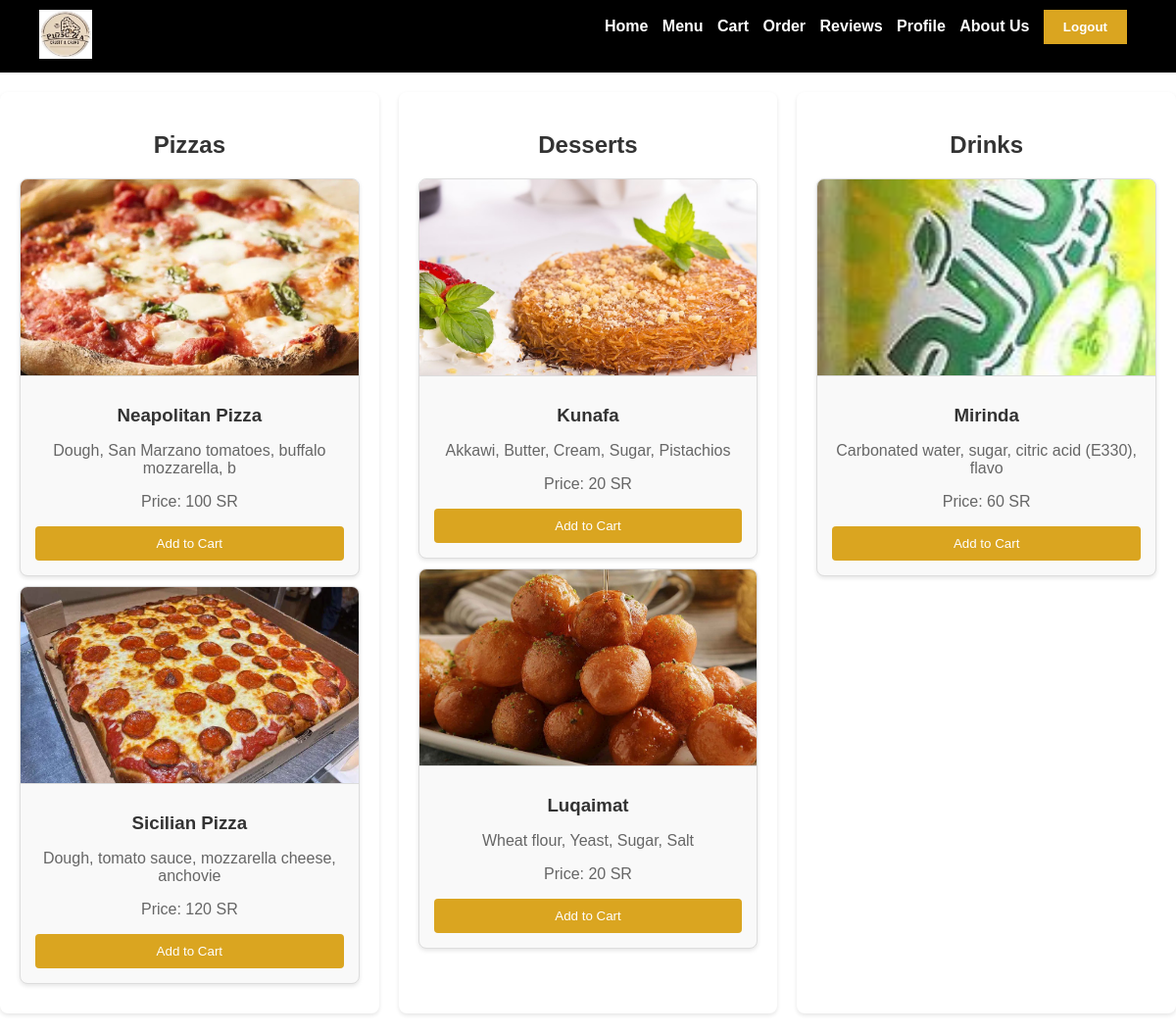
Page /menu.php on the committed database.
### tables this page shows
CREATE TABLE `meals` (
  `M_name` varchar(30) NOT NULL,
  `M_type` varchar(30) NOT NULL,
  `Ingredient` varchar(50) NOT NULL,
  `Price` varchar(30) NOT NULL,
  `M_image` varchar(255) NOT NULL
);

### menu.php (the view, shortened to what this page needs)
<?php
$database = mysqli_connect("localhost", "root", "", "pizzeria") or die("Could not connect to database");
function getItemsByType($database, $type) {
    $stmt = mysqli_prepare($database, "SELECT * FROM meals WHERE M_type = ?");
    mysqli_stmt_bind_param($stmt, 's', $type);
    mysqli_stmt_execute($stmt);
    $result = mysqli_stmt_get_result($stmt);
    $items = mysqli_fetch_all($result, MYSQLI_ASSOC);
    return $items;
}
$pizzas = getItemsByType($database, 'Pizza');
$desserts = getItemsByType($database, 'Dessert');
$drinks = getItemsByType($database, 'Drink');
?>
<!DOCTYPE html>
<html lang="en">
<head>
    <link rel="stylesheet" type="text/css" href="style.css">
</head>
<body>
<header>
    <div id="logo_container">
        <img src="pizza_logo.jpg" alt="Crust & Crumb Pizzeria Logo">
    </div>
    <nav>
        <ul id="navlist">
            <li><a href="home.html">Home</a></li>
            <li><a href="menu.php">Menu</a></li>
            <li><a href="cart.php">Cart</a></li>
            <li><a href="order.php">Order</a></li>
            <li><a href="reviews.html">Reviews</a></li>
            <li><a href="profile.php">Profile</a></li>
            <li><a href="aboutus.html">About Us</a></li>
            <li><button onclick="location.href='index.html'">Logout</button></li>
        </ul>
    </nav>
</header>
<div class="menu-container">
    <div class="category" id="mealitem">
        <h2>Pizzas</h2>
        <?php foreach ($pizzas as $item) { ?>
            <div class="item-card">
                <img src="<?php echo $item['M_image']; ?>" alt="Pizza" class="item-image">
                <div class="item-info">
                    <h3><?php echo $item['M_name']; ?></h3>
                    <p><?php echo $item['Ingredient']; ?></p>
                    <p>Price: <?php echo $item['Price']; ?> SR</p>
                    <form method="post">
                        <button type="submit" name="add_to_cart" class="add-to-cart">Add to Cart</button>
                    </form>
                </div>
            </div>
        <?php } ?>
    </div>
    <div class="category" id="mealitem">
        <h2>Desserts</h2>
        <?php foreach ($desserts as $item) { ?>
            <div class="item-card">
                <img src="<?php echo $item['M_image']; ?>" alt="Pizza" class="item-image">
                <div class="item-info">
                    <h3><?php echo $item['M_name']; ?></h3>
                    <p><?php echo $item['Ingredient']; ?></p>
                    <p>Price: <?php echo $item['Price']; ?> SR</p>
                    <form method="post">
                        <button type="submit" name="add_to_cart" class="add-to-cart">Add to Cart</button>
                    </form>
                </div>
            </div>
        <?php } ?>
    </div>
    <div class="category" id="mealitem">
        <h2>Drinks</h2>
        <?php foreach ($drinks as $item) { ?>
            <div class="item-card">
                <img src="<?php echo $item['M_image']; ?>" alt="Dessert" class="item-image">
                <div class="item-info">
                    <h3><?php echo $item['M_name']; ?></h3>
                    <p><?php echo $item['Ingredient']; ?></p>
                    <p>Price: <?php echo $item['Price']; ?> SR</p>
                    <form method="post">
                        <button type="submit" name="add_to_cart" class="add-to-cart">Add to Cart</button>
                    </form>
                </div>
            </div>
        <?php } ?>
    </div>
</div>
</body>
</html>

### style.css (style rules this page uses)
body { font-family: 'Arial', sans-serif; background-color: white; margin: 0; padding: 0; color: #333; }
header { background-color: black; color: white; overflow: hidden; }
#logo_container { float: left; padding-left: 20px; }
#logo_container img { height: 50px; }
nav ul { list-style-type: none; padding: 0; margin: 0; float: right; padding-right: 20px; }
nav li { display: inline; margin-right: 10px; }
nav a { color: white; text-decoration: none; font-weight: bold; }
nav button { background-color: #DAA520; border: none; color: white; padding: 10px 20px; cursor: pointer; font-weight: bold; }
header { padding: 10px 20px; text-align: left; }
.menu-container { max-width: 1200px; margin: 20px auto; display: grid; grid-template-columns: repeat(auto-fill, minmax(300px, 1fr)); gap: 20px; }
.category { background-color: #ffffff; padding: 20px; border-radius: 8px; box-shadow: 0 2px 4px rgba(0, 0, 0, 0.1); }
.category h2 { color: #333; text-align: center; margin-bottom: 20px; }
.item-card { background-color: #f9f9f9; border: 1px solid #ddd; margin-bottom: 10px; border-radius: 8px; overflow: hidden; box-shadow: 0 2px 4px rgba(0, 0, 0, 0.1); transition: transform 0.3s ease, box-shadow 0.3s ease; }
.item-image { width: 100%; height: 200px; object-fit: cover; border-bottom: 1px solid #ddd; }
.item-info { padding: 15px; text-align: center; }
.item-info h3 { margin: 10px 0; color: #333; }
.item-info p { color: #666; }
.add-to-cart { display: block; width: 100%; padding: 10px; margin-top: 10px; background-color: #DAA520; color: white; border: none; border-radius: 4px; cursor: pointer; transition: background-color 0.2s ease; }

### rows in the picture
meals: M_image (picture), M_name "Neapolitan Pizza", Ingredient "Dough, San Marzano tomatoes, buffalo mozzarella, b", Price "100"
meals: M_image (picture), M_name "Sicilian Pizza", Ingredient "Dough, tomato sauce, mozzarella cheese, anchovie", Price "120"
meals: M_image (picture), M_name "Kunafa", Ingredient "Akkawi, Butter, Cream, Sugar, Pistachios", Price "20"
meals: M_image (picture), M_name "Luqaimat", Ingredient "Wheat flour, Yeast, Sugar, Salt", Price "20"
meals: M_image (picture), M_name "Mirinda", Ingredient "Carbonated water, sugar, citric acid (E330), flavo", Price "60"
